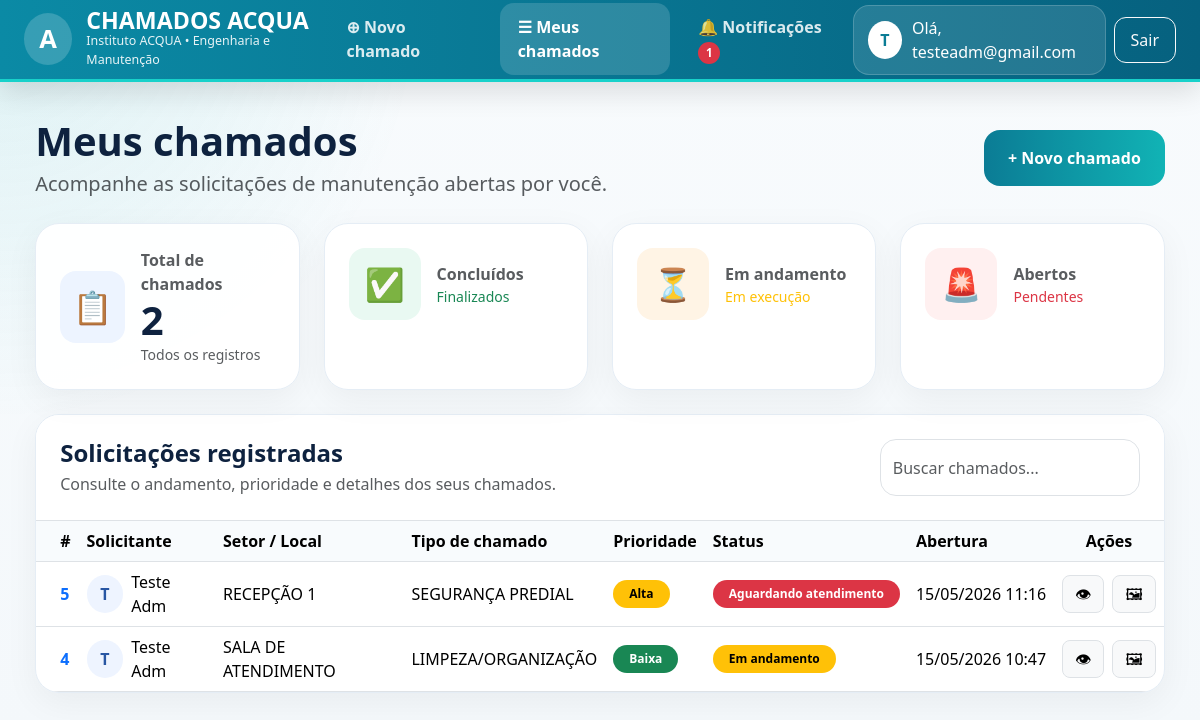
Page /meus/ (signed in) on the committed database.
### chamados/models.py (models this page shows, shortened)
class Chamado(models.Model):
    STATUS = [
        ("ABERTO", "Aberto"),
        ("ANALISE", "Em análise"),
        ("ANDAMENTO", "Em andamento"),
        ("AGUARDANDO", "Aguardando atendimento"),
        ("CONCLUIDO", "Concluído"),
        ("CANCELADO", "Cancelado"),
    ]
    PRIORIDADE = [
        ("BAIXA", "Baixa"),
        ("MEDIA", "Média"),
        ("ALTA", "Alta"),
        ("URGENTE", "Urgente"),
    ]
    SETOR_LOCAL = [
        ("RECEPCAO_1", "RECEPÇÃO 1"),
        ("RECEPCAO_2", "RECEPÇÃO 2"),
        ("SALA_ATENDIMENTO", "SALA DE ATENDIMENTO"),
        ("BANHEIRO_RECEPCAO", "BANHEIRO DA RECEPÇÃO"),
        ("DIRECAO_EXECUTIVA", "SALA DA DIREÇÃO EXECUTIVA"),
        ("DIRECAO_ADJUNTA_GERENCIA", "SALA DA DIREÇÃO ADJUNTA/GERÊNCIA"),
        ("SUPERVISAO_TECNICA", "SALA DA SUPERVISÃO TÉCNICA"),
        ("COMUNICACAO", "SALA DA COMUNICAÇÃO"),
        ("CONTROLADORIA", "SALA DA CONTROLADORIA"),
        ("ORCAMENTO_FARMACIA", "SALA DO ORÇAMENTO/FARMÁCIA"),
        ("PRESTACAO_CONTAS", "SALA DA PRESTAÇÃO DE CONTAS"),
        ("SALA_REUNIAO", "SALA DE REUNIÃO"),
        ("JURIDICO", "SALA DO JURÍDICO"),
        ("CONFERENCIA", "SALA DE CONFERÊNCIA"),
        ("ENGENHARIA", "SALA DA ENGENHARIA"),
        ("FINANCEIRO", "SALA DO FINANCEIRO"),
        ("QUALIDADE", "SALA DA QUALIDADE"),
        ("RH", "SALA DO RH"),
        ("AREA_VIVENCIA", "ÁREA DE VIVÊNCIA"),
        ("AREA_CONDENSADORAS", "ÁREA DAS CONDENSADORAS"),
        ("DML", "SALA DO DML"),
        ("COPA", "COPA"),
        ("BANHEIRO_FEMININO", "BANHEIRO FEMININO"),
        ("BANHEIRO_MASCULINO", "BANHEIRO MASCULINO"),
    ]
    TIPO_CHAMADO = [
        ("INFRAESTRUTURA", "INFRAESTRUTURA PREDIAL"),
        ("CLIMATIZACAO", "CLIMATIZAÇÃO"),
        ("ELETRICA", "ELÉTRICA"),
        ("HIDRAULICA", "HIDRÁULICA"),
        ("MOBILIARIO", "MOBILIÁRIO"),
        ("EQUIPAMENTO_PATRIMONIO", "EQUIPAMENTO/PATRIMÔNIO"),
        ("LIMPEZA_ORGANIZACAO", "LIMPEZA/ORGANIZAÇÃO"),
        ("SEGURANCA_PREDIAL", "SEGURANÇA PREDIAL"),
        ("OUTROS_ENGENHARIA", "OUTROS SERVIÇOS DE ENGENHARIA"),
    ]
    aberto_por = models.ForeignKey(
        settings.AUTH_USER_MODEL,
        on_delete=models.CASCADE,
        related_name="chamados_abertos",
        blank=True,
        null=True,
    )
    nome_solicitante = models.CharField(
        max_length=200,
        blank=True,
        default="",
        verbose_name="Nome do solicitante",
    )
    setor_local = models.CharField(
        max_length=80,
        choices=SETOR_LOCAL,
        verbose_name="Setor / Local da solicitação",
    )
    tipo_chamado = models.CharField(
        max_length=80,
        choices=TIPO_CHAMADO,
        verbose_name="Tipo de chamado",
    )
    descricao = models.TextField(verbose_name="Descrição do problema")
    prioridade = models.CharField(
        max_length=20,
        choices=PRIORIDADE,
        verbose_name="Prioridade",
    )
    status = models.CharField(
        max_length=20,
        choices=STATUS,
        default="ABERTO",
        verbose_name="Status",
    )
    andamento = models.TextField(blank=True, default="")
    conclusao = models.TextField(blank=True, default="")
    data_conclusao = models.DateTimeField(blank=True, null=True)
    atualizado_em = models.DateTimeField(auto_now=True)
    imagem = models.ImageField(
        upload_to="chamados/",
        blank=True,
        null=True,
        verbose_name="Imagem do problema",
    )
    data_abertura = models.DateTimeField(auto_now_add=True)

### chamados/views.py (the view)
# urls.py: path("meus/", views.meus_chamados, name="meus_chamados"),
@login_required
def meus_chamados(request: HttpRequest) -> HttpResponse:
    chamados = (
        Chamado.objects.filter(aberto_por=request.user)
        .order_by("-data_abertura")
    )
    return render(request, "chamados/meus_chamados.html", {"chamados": chamados})

### chamados/context_processors.py (called while the page is built)
def notificacoes_nao_lidas(request):
    if not request.user.is_authenticated:
        return {"notificacoes_nao_lidas_count": 0}
    count = Notificacao.objects.filter(
        destinatario=request.user,
        lida=False
    ).count()
    return {"notificacoes_nao_lidas_count": count}

### chamados/templates/chamados/meus_chamados.html (shortened to what this page needs)
{% extends 'chamados/base.html' %}
{% block content %}
<div class="d-flex flex-wrap justify-content-between align-items-center gap-3 mb-4">
  <div>
    <h1 class="display-6 fw-bold mb-1">Meus chamados</h1>
    <div class="text-muted fs-5">
      Acompanhe as solicitações de manutenção abertas por você.
    </div>
  </div>
  <a class="btn btn-acqua px-4 py-3 rounded-4" href="{% url 'chamados:novo_chamado' %}">
    + Novo chamado
  </a>
</div>
<div class="row g-4 mb-4">
  <div class="col-md-6 col-xl-3">
    <div class="content-card p-4 h-100">
      <div class="d-flex align-items-center gap-3">
        <div
          class="rounded-4 d-flex align-items-center justify-content-center"
          style="width:72px;height:72px;background:#edf4ff;font-size:2rem;"
        >
          📋
        </div>
        <div>
          <div class="text-muted fw-semibold">Total de chamados</div>
          <div class="display-6 fw-bold">{{ chamados|length }}</div>
          <div class="small text-muted">Todos os registros</div>
        </div>
      </div>
    </div>
  </div>
  <div class="col-md-6 col-xl-3">
    <div class="content-card p-4 h-100">
      <div class="d-flex align-items-center gap-3">
        <div
          class="rounded-4 d-flex align-items-center justify-content-center"
          style="width:72px;height:72px;background:#e9f9f2;font-size:2rem;"
        >
          ✅
        </div>
        <div>
          <div class="text-muted fw-semibold">Concluídos</div>
          <div class="small text-success">
            Finalizados
          </div>
        </div>
      </div>
    </div>
  </div>
  <div class="col-md-6 col-xl-3">
    <div class="content-card p-4 h-100">
      <div class="d-flex align-items-center gap-3">
        <div
          class="rounded-4 d-flex align-items-center justify-content-center"
          style="width:72px;height:72px;background:#fff4e5;font-size:2rem;"
        >
          ⏳
        </div>
        <div>
          <div class="text-muted fw-semibold">Em andamento</div>
          <div class="small text-warning">
            Em execução
          </div>
        </div>
      </div>
    </div>
  </div>
  <div class="col-md-6 col-xl-3">
    <div class="content-card p-4 h-100">
      <div class="d-flex align-items-center gap-3">
        <div
          class="rounded-4 d-flex align-items-center justify-content-center"
          style="width:72px;height:72px;background:#fff0f0;font-size:2rem;"
        >
          🚨
        </div>
        <div>
          <div class="text-muted fw-semibold">Abertos</div>
          <div class="small text-danger">
            Pendentes
          </div>
        </div>
      </div>
    </div>
  </div>
</div>
<div class="content-card overflow-hidden">
  <div class="p-4 border-bottom bg-white">
    <div class="d-flex flex-wrap justify-content-between gap-3">
      <div>
        <h2 class="h4 fw-bold mb-1">Solicitações registradas</h2>
        <p class="text-muted mb-0">
          Consulte o andamento, prioridade e detalhes dos seus chamados.
        </p>
      </div>
      <div class="d-flex gap-2">
        <input
          type="text"
          class="form-control rounded-4"
          placeholder="Buscar chamados..."
          style="min-width:260px;"
        >
      </div>
    </div>
  </div>
  <div class="table-responsive">
    <table class="table align-middle mb-0">
      <thead style="background:#f8fbfd;">
        <tr>
          <th class="ps-4">#</th>
          <th>Solicitante</th>
          <th>Setor / Local</th>
          <th>Tipo de chamado</th>
          <th>Prioridade</th>
          <th>Status</th>
          <th>Abertura</th>
          <th class="text-center">Ações</th>
        </tr>
      </thead>
      <tbody>
        {% for c in chamados %}
          <tr>
            <td class="ps-4 fw-bold text-primary">
              {{ c.id }}
            </td>
            <td>
              <div class="d-flex align-items-center gap-2">
                <div
                  class="rounded-circle d-flex align-items-center justify-content-center fw-bold"
                  style="width:38px;height:38px;background:#eef4ff;color:#2856a3;"
                >
                  {{ c.aberto_por.username|slice:":1"|upper }}
                </div>
                <div>
                  {{ c.nome_solicitante|default:c.aberto_por.username }}
                </div>
              </div>
            </td>
            <td>
              {{ c.get_setor_local_display }}
            </td>
            <td>
              {{ c.get_tipo_chamado_display }}
            </td>
            <td>
              <span class="badge rounded-pill px-3 py-2
                {% if c.prioridade == 'URGENTE' %}
                  text-bg-danger
                {% elif c.prioridade == 'ALTA' %}
                  text-bg-warning
                {% elif c.prioridade == 'MEDIA' %}
                  text-bg-primary
                {% else %}
                  text-bg-success
                {% endif %}
              ">
                {{ c.get_prioridade_display }}
              </span>
            </td>
            <td>
              <span class="badge rounded-pill px-3 py-2
                {% if c.status == 'ABERTO' %}
                  text-bg-secondary
                {% elif c.status == 'ANALISE' %}
                  text-bg-info
                {% elif c.status == 'ANDAMENTO' %}
                  text-bg-warning
                {% elif c.status == 'CONCLUIDO' %}
                  text-bg-success
                {% else %}
                  text-bg-danger
                {% endif %}
              ">
                {{ c.get_status_display }}
              </span>
            </td>
            <td class="text-nowrap">
              {{ c.data_abertura|date:"d/m/Y H:i" }}
            </td>
            <td>
              <div class="d-flex justify-content-center gap-2">
                <a
                  href="{% url 'chamados:detalhe_chamado' c.id %}"
                  class="btn btn-light border rounded-3"
                >
                  👁
                </a>
                {% if c.imagem %}
                  <a
                    href="{{ c.imagem.url }}"
                    target="_blank"
                    class="btn btn-light border rounded-3"
                  >
                    🖼
                  </a>
                {% endif %}
              </div>
            </td>
          </tr>
        {% empty %}
          <tr>
            <td colspan="8" class="text-center p-5 text-muted">
              Nenhum chamado encontrado.
            </td>
          </tr>
        {% endfor %}
      </tbody>
    </table>
  </div>
</div>
{% endblock %}

### chamados/templates/chamados/base.html (shortened to what this page needs)
<!doctype html>
<html lang="pt-br">
  <head>
    <link
      href="https://cdn.jsdelivr.net/npm/bootstrap@5.3.3/dist/css/bootstrap.min.css"
      rel="stylesheet"
    />
  </head>
  <body>
    <header class="topbar">
      <div class="container-fluid px-4 h-100">
        <div class="topbar-flex d-flex justify-content-between align-items-center h-100">
          <a href="{% url 'chamados:meus_chamados' %}" class="brand-wrapper">
            <div class="brand-icon">
              A
            </div>
            <div>
              <div class="brand-title">
                CHAMADOS ACQUA
              </div>
              <div class="brand-subtitle">
                Instituto ACQUA • Engenharia e Manutenção
              </div>
            </div>
          </a>
          {% if user.is_authenticated %}
            <nav class="nav-custom">
              <a
                class="{% if request.resolver_match.url_name == 'novo_chamado' %}active{% endif %}"
                href="{% url 'chamados:novo_chamado' %}"
              >
                ⊕ Novo chamado
              </a>
              <a
                class="{% if request.resolver_match.url_name == 'meus_chamados' %}active{% endif %}"
                href="{% url 'chamados:meus_chamados' %}"
              >
                ☰ Meus chamados
              </a>
              <a
                class="{% if request.resolver_match.url_name == 'notificacoes' %}active{% endif %}"
                href="{% url 'chamados:notificacoes' %}"
              >
                🔔 Notificações
                {% if notificacoes_nao_lidas_count > 0 %}
                  <span class="badge rounded-pill bg-danger notification-dot">
                    {{ notificacoes_nao_lidas_count }}
                  </span>
                {% endif %}
              </a>
            </nav>
            <div class="d-flex align-items-center gap-2">
              <div class="user-box">
                <div class="avatar-user">
                  {{ user.username|slice:":1"|upper }}
                </div>
                <span>
                  Olá, {{ user.get_full_name|default:user.username }}
                </span>
              </div>
              <form method="post" action="{% url 'chamados:logout' %}">
                <button type="submit" class="btn btn-outline-light logout-btn">
                  Sair
                </button>
              </form>
            </div>
          {% endif %}
        </div>
      </div>
    </header>
    <main class="main-wrapper">
      {% block content %}
      {% endblock %}
    </main>
  </body>
</html>

### chamados/templates/chamados/base.html (style rules this page uses)
:root { --acqua-primary: #0b7c95; --acqua-primary-2: #11b3b5; --acqua-dark: #0e223f; --acqua-text: #5d6b82; --acqua-bg: #f4f8fb; --acqua-border: #e5edf5; }
* { transition: all 0.25s ease; }
body { margin: 0; background: radial-gradient(circle at top left, rgba(17, 179, 181, 0.12), transparent 30%), linear-gradient(180deg, #f8fbfd 0%, var(--acqua-bg) 100%); font-family: "Segoe UI", sans-serif; color: var(--acqua-dark); }
.topbar { height: 82px; background: linear-gradient(90deg, #0b8aa5, #06617f); border-bottom: 3px solid #18d1ca; box-shadow: 0 10px 28px rgba(0,0,0,0.12); }
.brand-wrapper { display: flex; align-items: center; gap: 14px; text-decoration: none; color: #fff; }
.brand-icon { width: 52px; height: 52px; border-radius: 50%; background: rgba(255,255,255,0.18); display: flex; align-items: center; justify-content: center; font-size: 1.6rem; font-weight: 800; }
.brand-title { font-size: 1.45rem; font-weight: 800; line-height: 1; }
.brand-subtitle { font-size: 0.78rem; opacity: 0.9; }
.nav-custom { display: flex; align-items: center; gap: 10px; }
.nav-custom a { color: rgba(255,255,255,0.85); text-decoration: none; font-weight: 700; padding: 12px 18px; border-radius: 14px; }
.nav-custom .active { background: rgba(255,255,255,0.15); color: #fff; }
.user-box { display: flex; align-items: center; gap: 10px; background: rgba(255,255,255,0.12); border: 1px solid rgba(255,255,255,0.18); border-radius: 16px; padding: 10px 14px; color: #fff; }
.avatar-user { width: 38px; height: 38px; border-radius: 50%; background: #fff; color: var(--acqua-primary); display: flex; align-items: center; justify-content: center; font-weight: 800; }
.logout-btn { border-radius: 12px; padding: 10px 16px; }
.main-wrapper { max-width: 1450px; margin: auto; padding: 2.2rem; }
.content-card { background: rgba(255,255,255,0.96); border: 1px solid var(--acqua-border); border-radius: 24px; box-shadow: 0 10px 34px rgba(0,0,0,0.05); }
.btn-acqua { background: linear-gradient(90deg, var(--acqua-primary), var(--acqua-primary-2)); border: none; color: #fff; font-weight: 700; border-radius: 14px; padding: 12px 24px; }
.table { --bs-table-bg: transparent; }
.notification-dot { min-width: 22px; height: 22px; display: inline-flex; align-items: center; justify-content: center; font-size: 0.72rem; }

### rows in the picture
Chamado: id "5", aberto_por.username "T", nome_solicitante "Teste Adm", setor_local "RECEPÇÃO 1", tipo_chamado "SEGURANÇA PREDIAL", prioridade "Alta", status "Aguardando atendimento", data_abertura "15/05/2026 11:16"
Chamado: id "4", aberto_por.username "T", nome_solicitante "Teste Adm", setor_local "SALA DE ATENDIMENTO", tipo_chamado "LIMPEZA/ORGANIZAÇÃO", prioridade "Baixa", status "Em andamento", data_abertura "15/05/2026 10:47"

### other values in the picture
{{ notificacoes_nao_lidas_count }} "1"
{{ user.username|slice:":1"|upper }} "T"
{{ user.get_full_name|default:user.username }} "testeadm@gmail.com"
{{ chamados|length }} "2"
